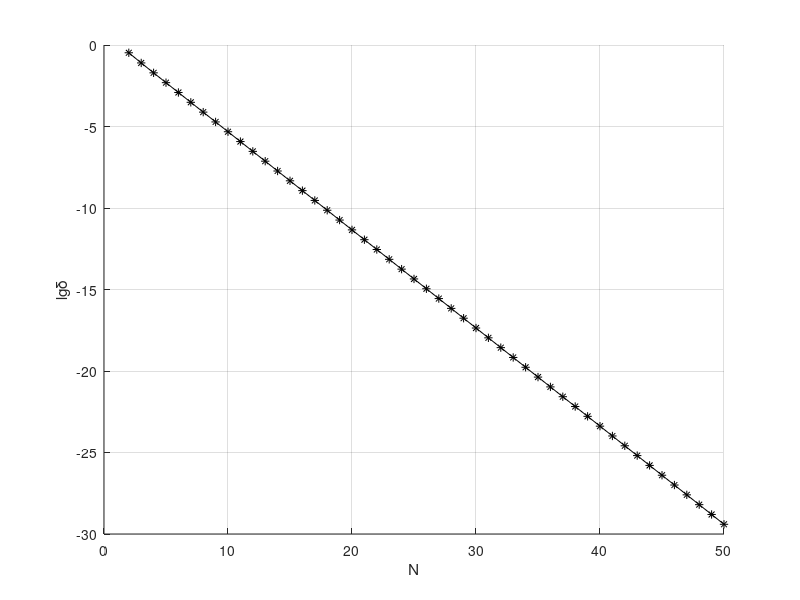
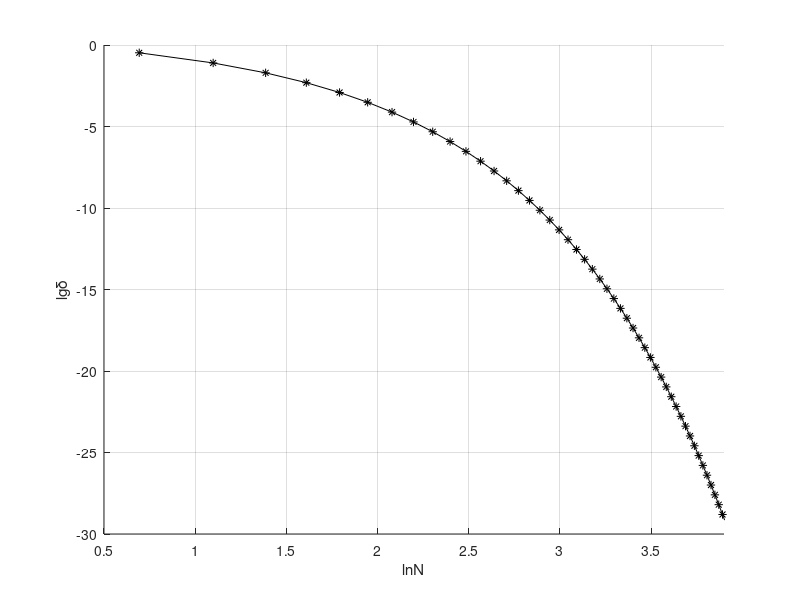

Here is the MATLAB script that generated these plots, in order:
clear all
close all
clc

d = [0.33333333333333333333333333333333333333333333333333333333333333325431819
0.079365079365079365079365079365079365079365079365079365079365079347757512
0.019607843137254901960784313725490196078431372549019607843137252874431614
0.004887585532746823069403714565004887585532746823069403714564981196625423
0.001221001221001221001221001221001221001221001221001221001219826344680295
0.000305194408838430079960935115668680949765000305194408838431159057925076
7.6295109483482108796826123445487144274052033264667734798555022503243e-05
1.9073559087978698649210545389348561662909175526334863032987381773342e-05
4.768376129509095677467038600004768376129509095677467039716774068463e-06
1.192093179724974566692010567667619625954538811335280260578411137834e-06
2.98023241640522577793751823529709787947522875518970221844926921135e-07
7.4505807079461322418769038003221720505084402934974475203470503521e-08
1.8626451561698509610066226162263103433933494366457665459701800409e-08
4.65661287741420127210598557452297357332238328952564212481687971e-09
1.16415321854039868771573498093423782403912344575839209138737697e-09
2.91038304584277695078884582912950111955459585410743422783497764e-10
7.275957614289305021728640786339072522042829550948816171554263e-11
1.8189894035524739207305264205232761975658769231734884503827775e-11
4.547473508868777092637964212456279678201514143146877243500158e-12
1.136868377216418791335221708048114856344011085379567959728229e-12
2.84217094304056230219788634271379793780981309498727743333269e-13
7.1054273576011028329071109667272723287249892688768052908212e-14
1.7763568394002567755650524370621765692577194150572051807821e-14
4.440892098500630105999052777425811554803638459584916512972e-15
1.110223024625156786942664549657064241886439338805919824374e-15
2.77555756156289150513347472120592757857530770344104144514e-16
6.9388939039072284739441951449294209423062521575654854424e-17
1.7347234759768071004304555576020187999621553592725250429e-17
4.336808689942017739791393126111086874465734266010327454e-18
1.084202172485504434242551671034399213070505490134973653e-18
2.71050543121376108516556879602764021706676468800067883e-19
6.7762635780344027126384155015951269079652782376458694e-20
1.6940658945086006781423847198691583748222532541053899e-20
4.235164736271501695345199827466881341945470808112576e-21
1.058791184067875423835627333603844423311187707623329e-21
2.64697796016968855958864794447031361309301257769225e-22
6.6174449004242213989713571177137231299960526831063e-23
1.6543612251060553497428228579620519758424897632607e-23
4.135903062765138374357046881488643187007975961368e-24
1.033975765691284593589261078908630373951769843795e-24
2.58493941422821148397315229635695947027848005113e-25
6.4623485355705287099328804903209594924000130019e-26
1.6155871338926321774832201069196467517777675554e-26
4.038967834731580443708050257511919427974211101e-27
1.009741958682895110927012563766657553133535206e-27
2.52435489670723777731753140903670160944693527e-28
6.3108872417680944432938285223665458780633643e-29
1.5777218104420236108234571305847349638035002e-29
3.944304526105059027058642826499015917113455e-30
9.86076131526264756764660706651459997745976e-31
2.46519032881566189191165176679146239323626e-31
6.1629758220391547297791294179676888013534e-32
1.5407439555097886824447823550948854050181e-32
3.851859888774471706111955899992653038331e-33
9.62964972193617926527988975154358408925e-34
2.40741243048404481631997248557547329506e-34
6.0185310762101120407999312325958309387e-35
1.5046327690525280101999829673906340927e-35
3.761581922631320025499955634065819632e-36
9.40395480657830006374990785577580408e-37
2.35098870164457501593746817750109237e-37
5.8774717541114375398299717907112528e-38
1.4693679385278593849521652185951727e-38
3.673419846319648462346712123051594e-39
9.1835496157991211556461907513117e-40
2.29588740394978028876918037742547e-40
5.7397185098744507209716233965199e-41
1.4349296274686126796471148617141e-41
3.587324068671528677749802407287e-42
8.96831017167880803971848794609e-43
2.24207754291969246799938092659e-43
5.605193857299162325577440648e-44
1.4012984643247421600975197265e-44
3.503246160811503525204600067e-45
8.75811540202626456510015977e-46
];

N = 2:length(d)+1;

% title('a = 0.5');
xlabel('N'); ylabel('lg\delta');
grid on, hold on
plot(N, log10(d), 'k*-')
axis([0 50 -30 0])
figure
xlabel('lnN'); ylabel('lg\delta');
grid on, hold on
plot(log(N), log10(d), 'k*-')
axis([0.5 3.9 -30 0])